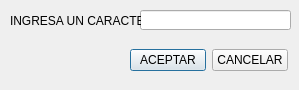
<?xml version="1.0" encoding="UTF-8"?>
<ui version="4.0">
 <class>Dialog</class>
 <widget class="QDialog" name="Dialog">
  <property name="geometry">
   <rect>
    <x>0</x>
    <y>0</y>
    <width>299</width>
    <height>90</height>
   </rect>
  </property>
  <property name="windowTitle">
   <string>Dialog</string>
  </property>
  <property name="modal">
   <bool>true</bool>
  </property>
  <widget class="QLineEdit" name="editElement">
   <property name="geometry">
    <rect>
     <x>140</x>
     <y>10</y>
     <width>151</width>
     <height>20</height>
    </rect>
   </property>
  </widget>
  <widget class="QWidget" name="horizontalLayoutWidget">
   <property name="geometry">
    <rect>
     <x>130</x>
     <y>40</y>
     <width>158</width>
     <height>41</height>
    </rect>
   </property>
   <layout class="QHBoxLayout" name="horizontalLayout">
    <item>
     <widget class="QPushButton" name="pushButton">
      <property name="text">
       <string>ACEPTAR</string>
      </property>
      <property name="shortcut">
       <string>Return</string>
      </property>
     </widget>
    </item>
    <item>
     <widget class="QPushButton" name="pushButton_2">
      <property name="text">
       <string>CANCELAR</string>
      </property>
     </widget>
    </item>
   </layout>
  </widget>
  <widget class="QLabel" name="label">
   <property name="geometry">
    <rect>
     <x>10</x>
     <y>0</y>
     <width>131</width>
     <height>41</height>
    </rect>
   </property>
   <property name="text">
    <string>INGRESA UN CARACTER:</string>
   </property>
  </widget>
 </widget>
 <resources/>
 <connections>
  <connection>
   <sender>pushButton</sender>
   <signal>clicked()</signal>
   <receiver>Dialog</receiver>
   <slot>close()</slot>
   <hints>
    <hint type="sourcelabel">
     <x>85</x>
     <y>80</y>
    </hint>
    <hint type="destinationlabel">
     <x>23</x>
     <y>78</y>
    </hint>
   </hints>
  </connection>
  <connection>
   <sender>pushButton_2</sender>
   <signal>clicked()</signal>
   <receiver>Dialog</receiver>
   <slot>close()</slot>
   <hints>
    <hint type="sourcelabel">
     <x>157</x>
     <y>81</y>
    </hint>
    <hint type="destinationlabel">
     <x>176</x>
     <y>56</y>
    </hint>
   </hints>
  </connection>
 </connections>
</ui>
